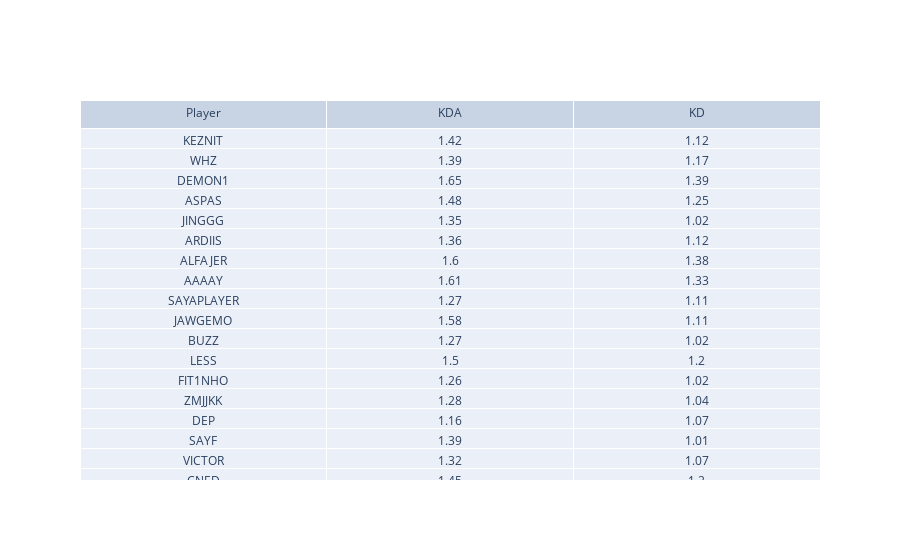

Here is the notebook cell this chart was saved with:
### Markdown cell above
## Scatter Plot
### To see the player performance between having assist and non-assist

### Code cell
# import library
import plotly.graph_objs as go

# Create a table with the 'Player', 'KDA', and 'KD' columns
table = go.Figure(data=[go.Table(
    header=dict(values=['Player', 'KDA', 'KD']),
    cells=dict(values=[df['Player'], df['KDA'], df['KD']]))
])

# Show the table
table.show()

### Figure 1 — Plotly figure (JSON) as saved in the notebook; plotly's stock layout.template omitted (floating-point values rounded to 4 significant figures; data arrays with more than 128 entries replaced by an {"elided": "..."} marker saying what was removed)
{"data": [{"cells": {"values": {"elided": "3x80 mixed values"}}, "header": {"values": ["Player", "KDA", "KD"]}, "type": "table"}], "layout": {}}
